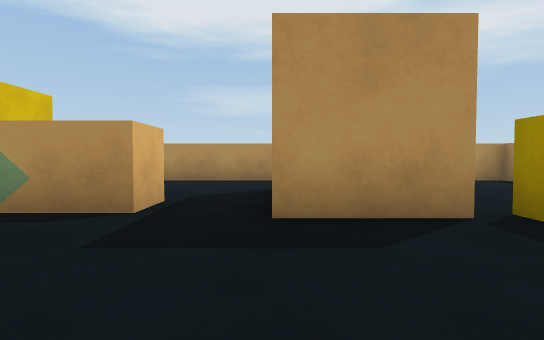
View 1 (above)

22 first-person views from a walk through a Unity game level. The camera is 0.59 m above the floor, tilts 2° down and sees 80° across. The floor is counted in squares, 1 m on a side. Each view is taken from the middle of a square. On the plan, view 1 faces up. The plan holds only what a view shows up to about 9 squares ahead; the rest is blank. The player character is not drawn.

View 2
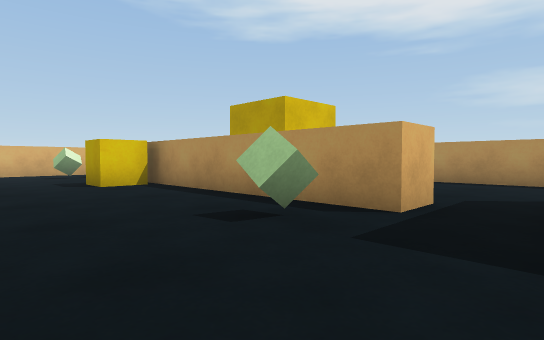

View 3
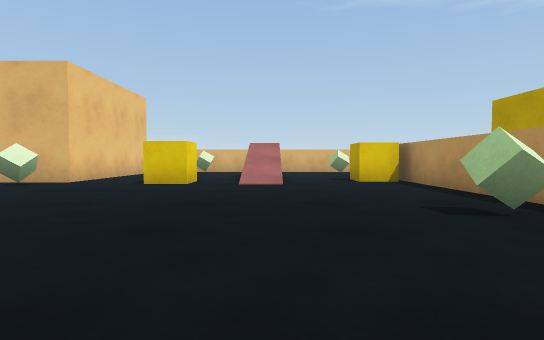

View 4
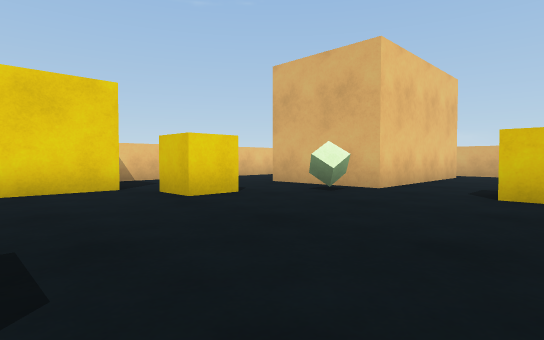

View 5
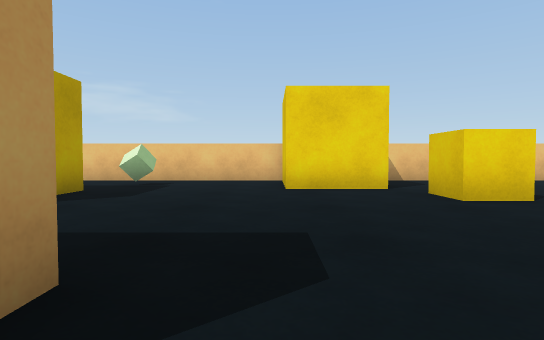

View 6
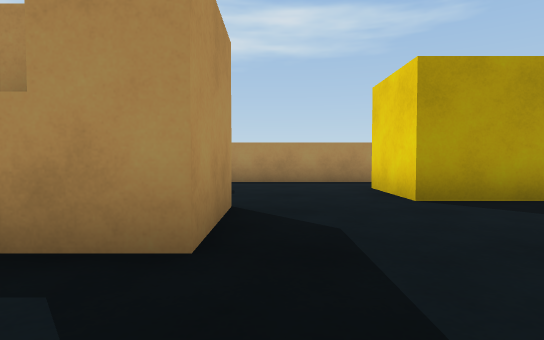

View 7
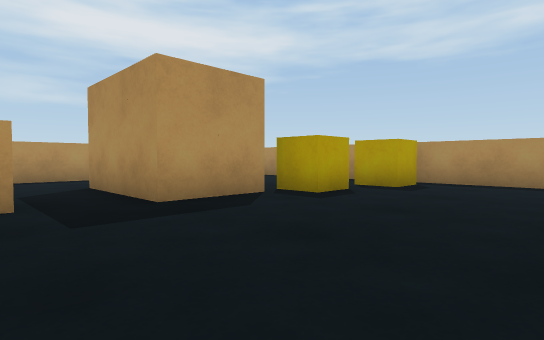

View 8
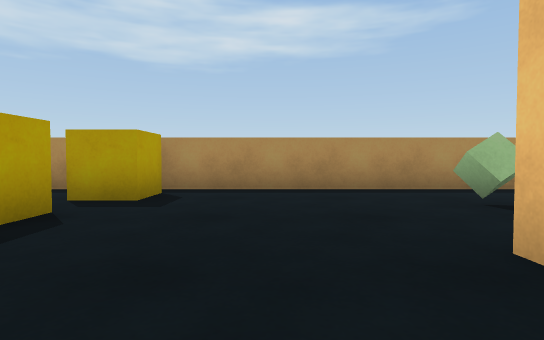

View 9
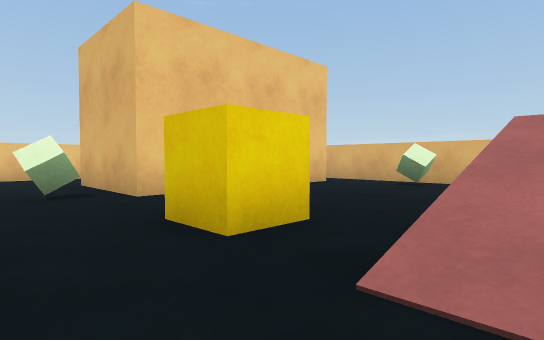

View 10
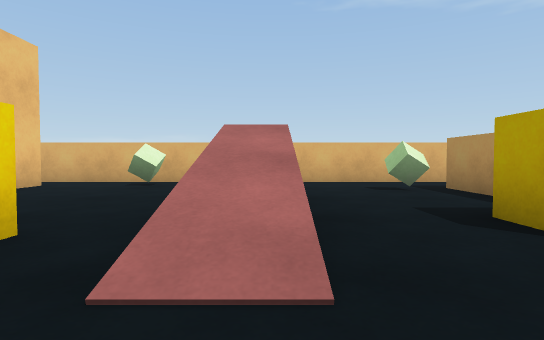

View 11
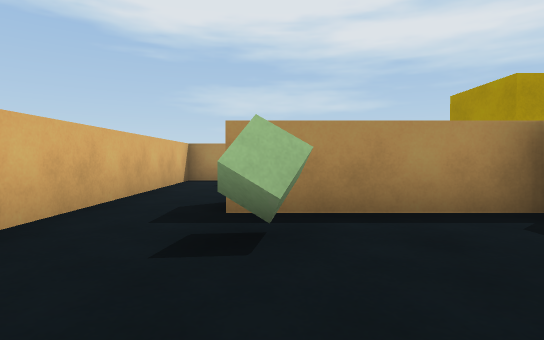

View 12
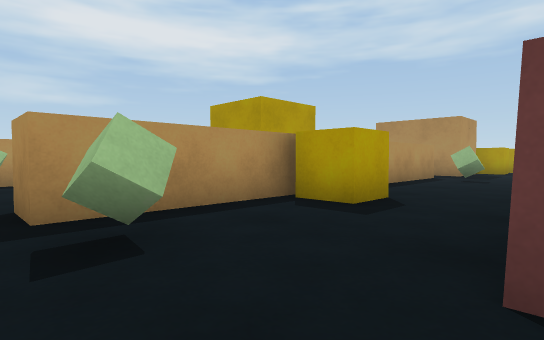

View 13
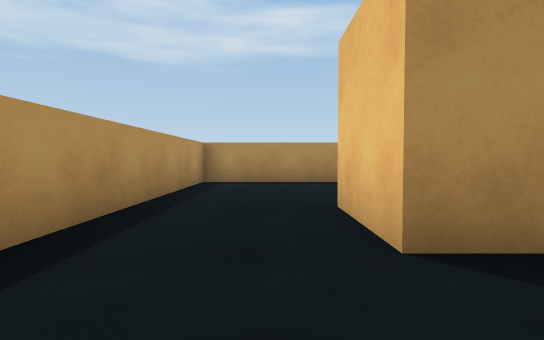

View 14
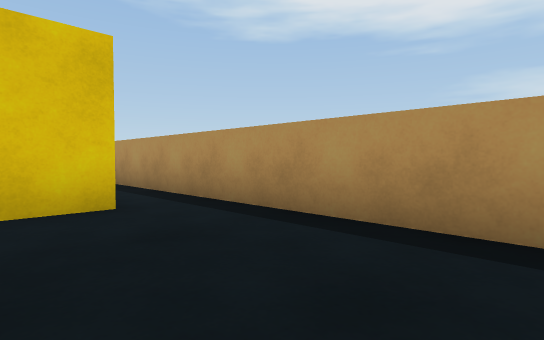

View 15
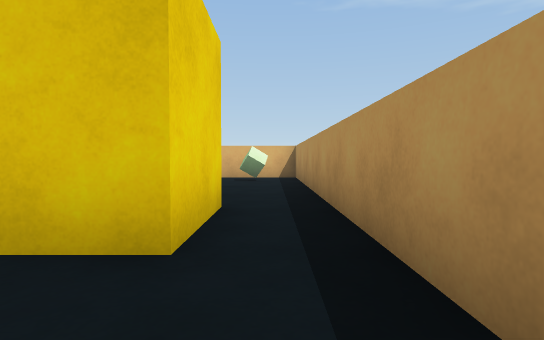

View 16
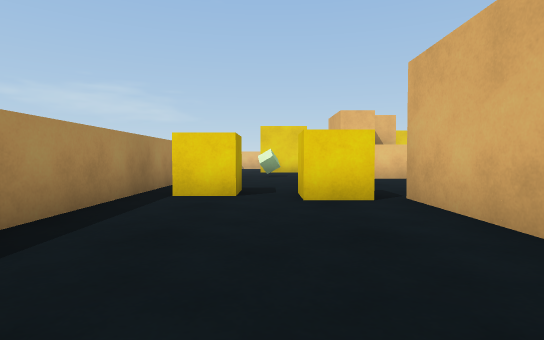

View 17
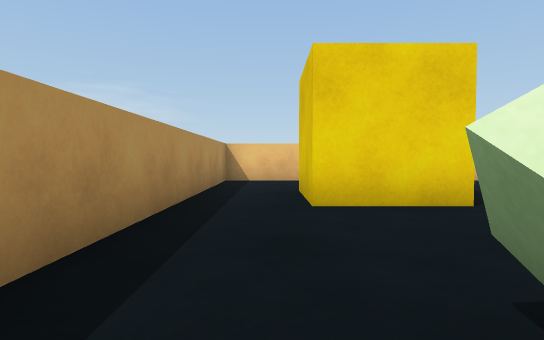

View 18
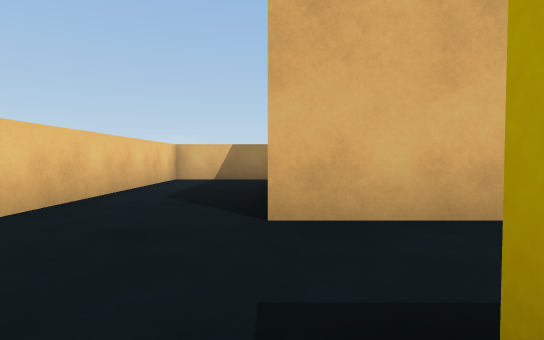

View 19
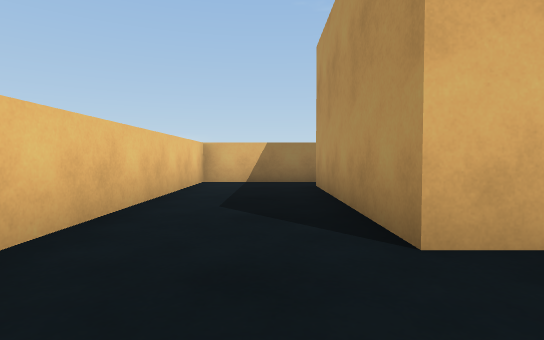

View 20
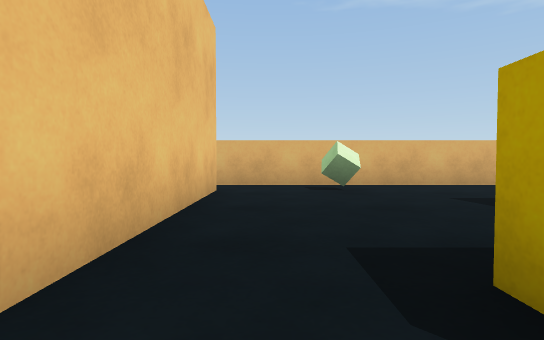

View 21
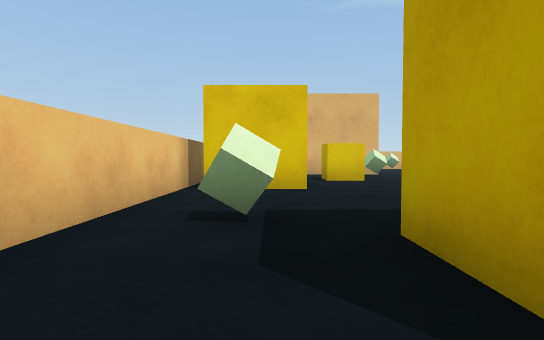

View 22
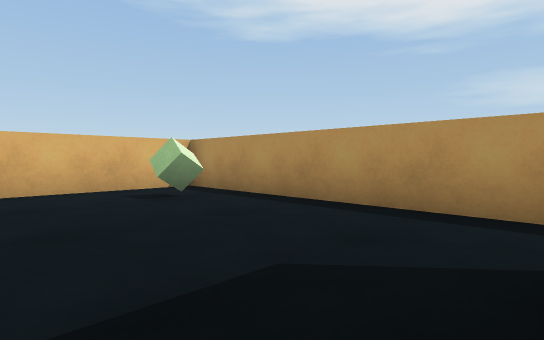

### Floor plan
Points are (right, up) in squares from view 1. A wall is a line through its corners. A room is listed if a view was taken in it or the views show most of it. See-through windows are left out.
Room 1 (views 1, 2, 3, 4, 5, 6, 7, 8, 9, 10, 11, 12, 13, 14, 15, 16, 17, 18, 19, 20, 21, 22)
walls: (-1.5, 4.6) (-1.5, 3.5) (-11.5, 3.5) (-11.5, 4.5); (-12.1, -5) (-7.1, -5) (-7.1, -8) (-12.1, -8); (-13.2, -7.9) (-13.2, -10.7) (6.2, -10.7) (6.2, 8.8) (-13.2, 8.8) (-13.2, -5.9)
objects: cube (-12, -3); cube (-12, 8); cube (-11, 3); cube (-8, 2) to (-8, 3); cube (-7, -3) to (-7, -2); cube (-7, 6) to (-5, 7); cube (-6, -6); cube (-4, -7); cube (-3, -10) to (-2, -9); cube (-2, 2); other object (0, -3) to (2, -2); other object (0, 3) to (2, 6); cube (2, -9); cube (3, -8) to (4, -6); cube (3, 3); cube (4, -3); cube (5, 2) to (5, 3)

Where each view was taken, in squares from view 1:
view 1: 0 up, 0 right, facing up
view 2: 0 up, 0 right, facing up-left
view 3: 0 up, 1 right, facing left
view 4: 2 down, 1 left, facing down-left
view 5: 2 down, 1 left, facing down
view 6: 4 down, 2 left, facing right
view 7: 1 down, 2 left, facing up-right
view 8: 0 up, 0 right, facing right
view 9: 0 up, 5 left, facing down-left
view 10: 0 up, 5 left, facing left
view 11: 0 up, 11 left, facing up
view 12: 0 up, 12 left, facing up-right
view 13: 7 up, 2 left, facing right
view 14: 6 up, 1 left, facing up-left
view 15: 8 up, 3 left, facing left
view 16: 8 up, 4 right, facing down
view 17: 2 down, 5 right, facing down
view 18: 8 down, 4 left, facing left
view 19: 9 down, 5 left, facing left
view 20: 4 down, 6 left, facing left
view 21: 9 down, 5 right, facing left
view 22: 5 up, 7 left, facing up-left
